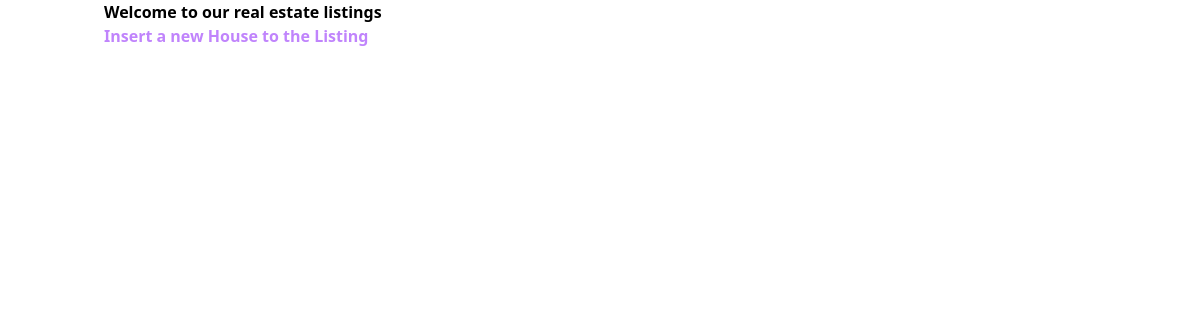
Page /all_listings on the earlier database version.
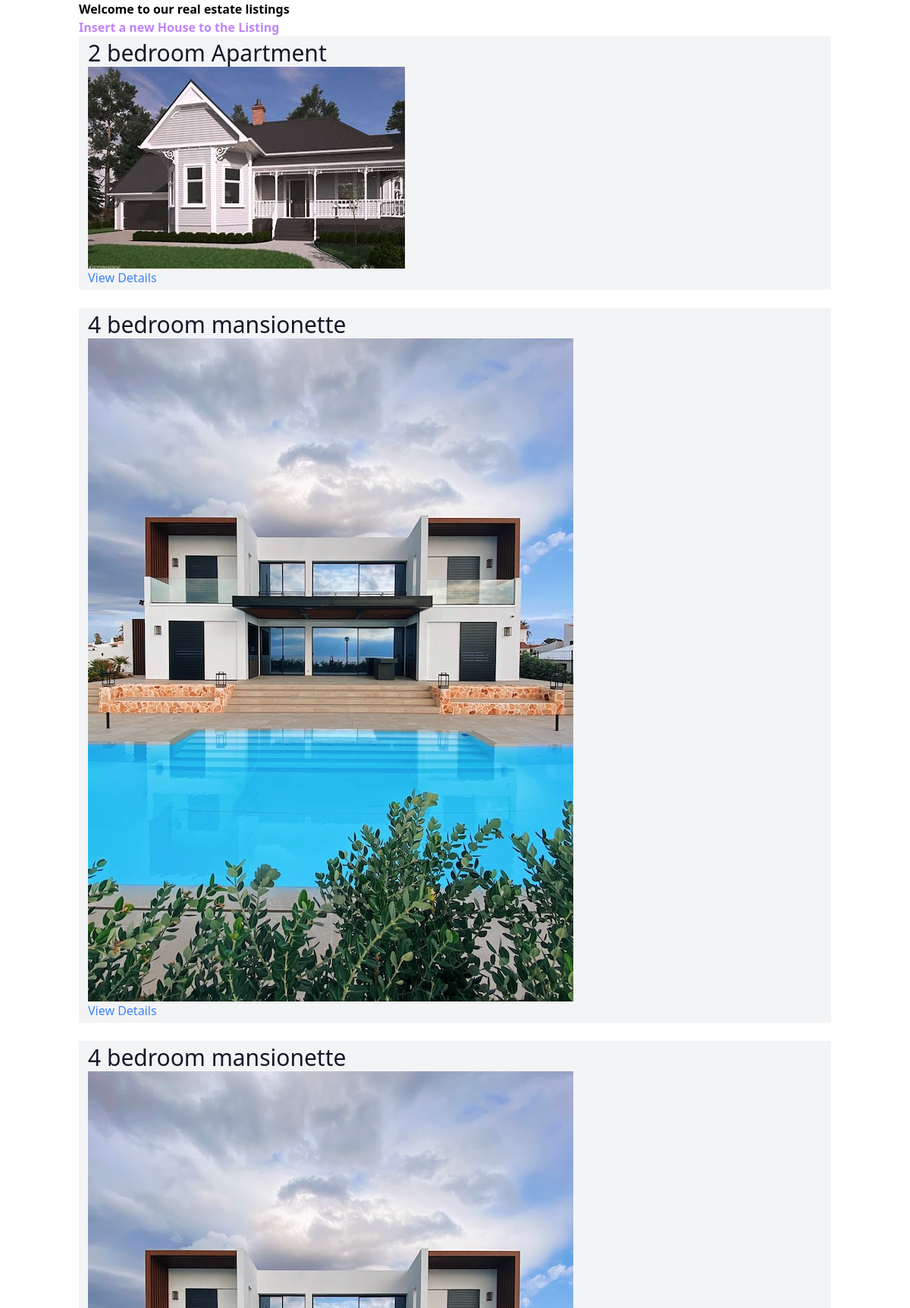
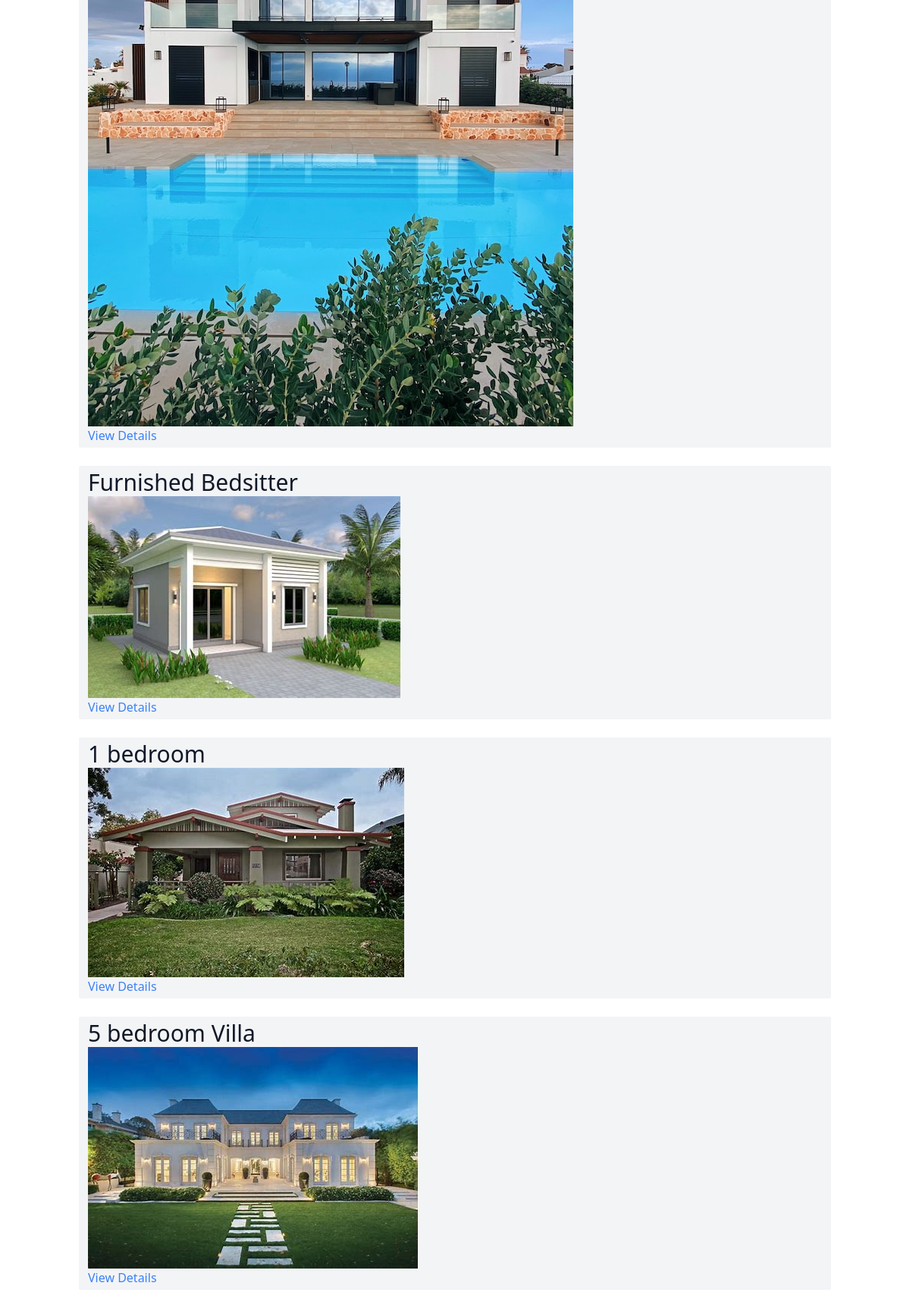
Same page on the later database version (2 pictures, top to bottom).
### elevate/models.py (models this page shows, shortened)
class Listing(models.Model):
    title = models.CharField(max_length=200)
    price = models.FloatField()
    number_of_bedrooms = models.IntegerField()
    number_of_bathrooms = models.IntegerField()
    square_footage = models.IntegerField()
    address = models.CharField(max_length=100)
    image = models.ImageField()

### elevate/views.py (the view)
# urls.py: path('all_listings', views.list_all_items, name='all_listings'),
def list_all_items(request):
    all_listings = Listing.objects.all()  # shows all items available without filtering
    context = {
        'all_listings': all_listings
    }
    return render(request, 'all_listings.html', context)

### elevate/templates/all_listings.html (shortened to what this page needs)
{% extends 'base.html' %}
    {% block content %}
    <h1><strong>Welcome to our real estate listings</strong></h1>
    <button>
      <a href="insert_listing" class="text-purple-400"
        ><strong>Insert a new House to the Listing</strong></a
      >
      <br />
    </button>
    <br />
    {% for listing in all_listings %}
    <div class="px-3 py-1 bg-gray-100 rounded-sm">
      <h3 class="text-3xl text-gray-900">{{ listing.title }}</h3>
      <img src="{{ listing.image.url }}" alt="{{ listing.title }}" />
      <a
        href=" all_listings/single_listing/{{listing.id}}"
        class="text-blue-500"
        >View Details</a
      >
      <br />
    </div>
    <br />
    {% endfor %} {% endblock content %}

### elevate/templates/base.html (shortened to what this page needs)
<!DOCTYPE html>
<html lang="en">
  <head>
    <script src="https://cdn.tailwindcss.com"></script>
  </head>
  <body>
    <div class="mx-auto max-w-5xl px-4 py-">
      {% block content%} {% endblock content%}
    </div>
  </body>
</html>

Differences in the rows shown:
added Listing: title "2 bedroom Apartment", image (picture)
added Listing: title "4 bedroom mansionette", image (picture)
added Listing: title "4 bedroom mansionette", image (picture)
added Listing: title "Furnished Bedsitter", image (picture)
added Listing: title "1 bedroom", image (picture)
added Listing: title "5 bedroom Villa", image (picture)
